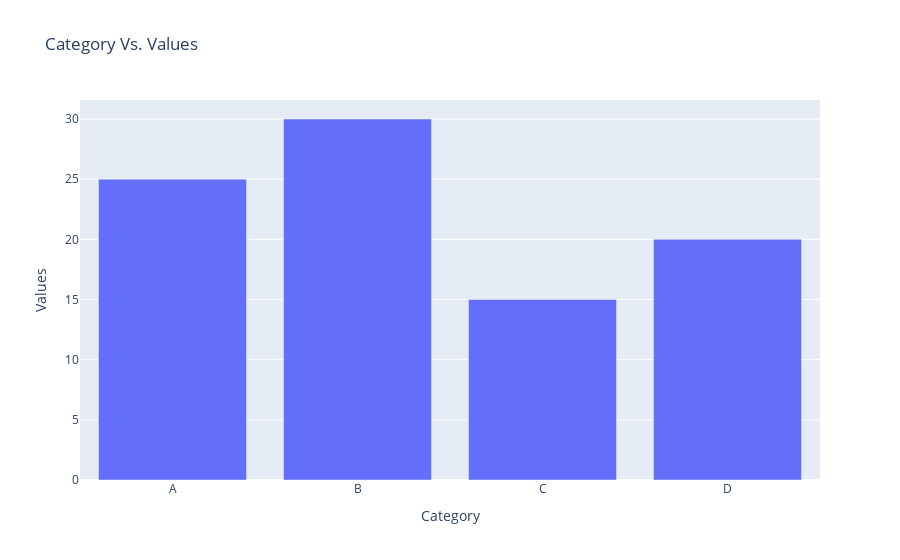

Notebook code cell kept with this figure:
### Code cell
data = {'Category': ['A', 'B', 'C', 'D'],
'Values': [25, 30, 15, 20]}
import plotly.express as px 
px.bar(data,x='Category',y='Values',title='Category Vs. Values')

### Figure 1 — Plotly figure (JSON) as saved in the notebook; plotly's stock layout.template omitted (floating-point values rounded to 4 significant figures)
{"data": [{"alignmentgroup": "True", "hovertemplate": "Category=%{x}<br>Values=%{y}<extra></extra>", "legendgroup": "", "marker": {"color": "#636efa", "pattern": {"shape": ""}}, "name": "", "offsetgroup": "", "orientation": "v", "showlegend": false, "textposition": "auto", "type": "bar", "x": ["A", "B", "C", "D"], "xaxis": "x", "y": [25, 30, 15, 20], "yaxis": "y"}], "layout": {"barmode": "relative", "legend": {"tracegroupgap": 0}, "title": {"text": "Category Vs. Values"}, "xaxis": {"anchor": "y", "domain": [0, 1], "title": {"text": "Category"}}, "yaxis": {"anchor": "x", "domain": [0, 1], "title": {"text": "Values"}}}}
